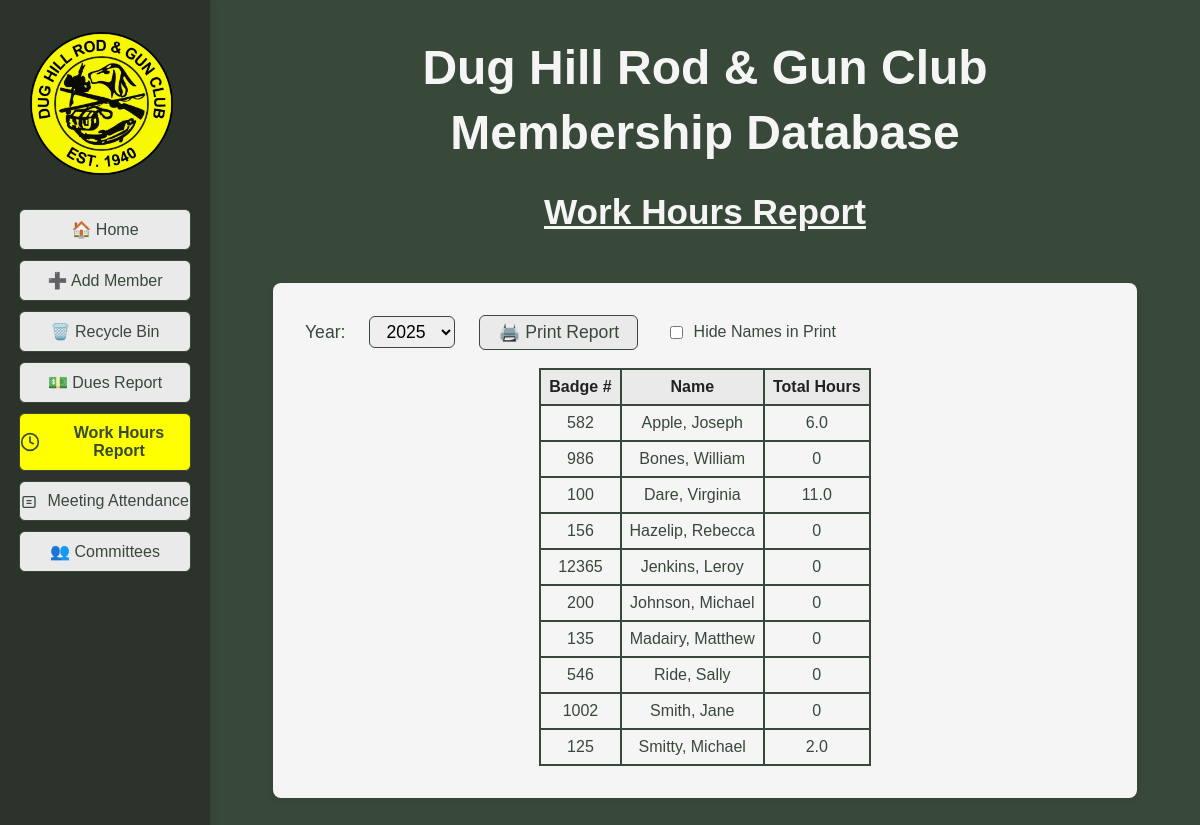
Page /work_hours_report on the earlier database version.
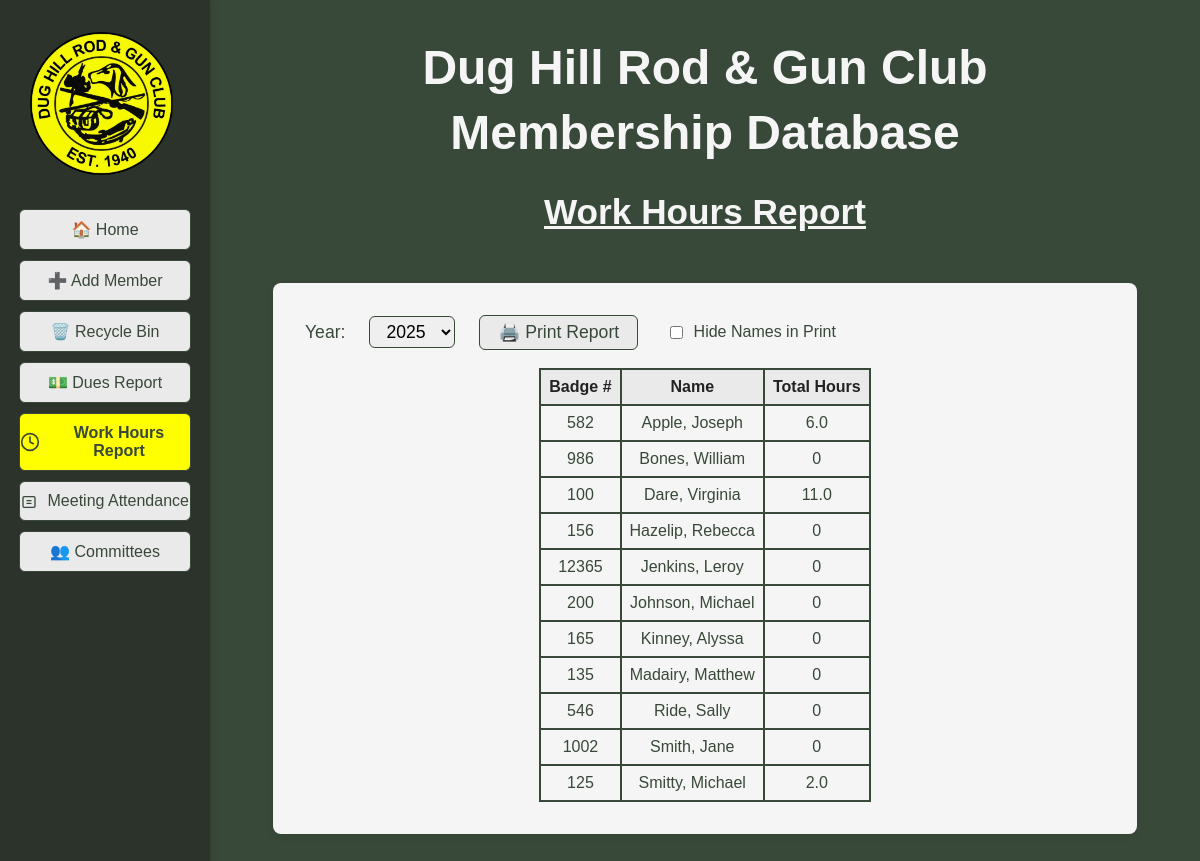
Same page on the later database version.
### tables this page shows
CREATE TABLE members (
                id INTEGER PRIMARY KEY AUTOINCREMENT,
                badge_number TEXT,
                membership_type TEXT,
                first_name TEXT,
                last_name TEXT,
                dob TEXT,
                email TEXT,
                phone TEXT,
                address TEXT,
                city TEXT,
                state TEXT,
                zip TEXT,
                join_date TEXT,
                email2 TEXT,
                sponsor TEXT,
                card_internal TEXT,
                card_external TEXT,
                deleted INTEGER DEFAULT 0
            , phone2 TEXT, waiver INTEGER DEFAULT 0, middle_name TEXT DEFAULT '', nickname TEXT DEFAULT '', suffix TEXT DEFAULT '', deleted_on TEXT);

### DH_DB_Webapp/app.py (the view)
@app.route('/work_hours_report')
def work_hours_report():
	year = request.args.get('year')
	if year:
		start_date = f"{year}-01-01"
		end_date = f"{year}-12-31"
	else:
		now = datetime.datetime.now()
		year = now.year
		start_date = f"{year}-01-01"
		end_date = f"{year}-12-31"
	work_hours = database.get_work_hours_report(start_date=start_date, end_date=end_date)
	years = database.get_dues_years()  # reuse dues years for dropdown
	now = datetime.datetime.now()
	return render_template('work_hours_report.html', work_hours=work_hours, years=years, selected_year=year, now=now, active_page='work_hours_report')

### DH_DB_Webapp/database.py (called while the page is built)
def get_work_hours_report(start_date=None, end_date=None):
    conn = get_connection()
    c = conn.cursor()
    query = """
        SELECT m.badge_number, m.first_name, m.last_name,
               IFNULL(SUM(w.hours), 0) as total_hours, m.id
        FROM members m
        LEFT JOIN work_hours w ON m.id = w.member_id
        WHERE m.deleted = 0
    """
    params = []
    if start_date:
        query += " AND (w.date >= ? OR w.date IS NULL)"
        params.append(start_date)
    if end_date:
        query += " AND (w.date <= ? OR w.date IS NULL)"
        params.append(end_date)
    query += " GROUP BY m.id ORDER BY m.last_name, m.first_name"
    c.execute(query, params)
    rows = c.fetchall()
    conn.close()
    return rows

def get_dues_years():
    conn = get_connection()
    c = conn.cursor()
    c.execute("SELECT DISTINCT strftime('%Y', payment_date) as year FROM dues ORDER BY year DESC")
    years = [row['year'] for row in c.fetchall() if row['year']]
    conn.close()
    return years

def get_connection():
	conn = sqlite3.connect(DB_NAME)
	conn.row_factory = sqlite3.Row
	return conn

### DH_DB_Webapp/templates/work_hours_report.html (shortened to what this page needs)
<!DOCTYPE html>
<html>
<head>
</head>
<body style="background-color:#384839; font-family:Arial, Helvetica, sans-serif;">
    <div style="display:flex; flex-direction:column; align-items:center;">
    <div class="side-menu" style="position:fixed; top:0; left:0; height:100vh; width:210px; background-color:#2c332b; display:flex; flex-direction:column; align-items:center; padding-top:120px; z-index:100; box-shadow:2px 0 8px rgba(0,0,0,0.08);">
            <img src="{{ url_for('static', filename='Main_Logo-removebg-preview.png') }}" alt="Main Logo" style="height:143px; margin-top:-88px; margin-left:-8px; margin-bottom:34px;">
            <a href="{{ url_for('index') }}" class="{{ 'active-menu' if active_page == 'home' else '' }}" style="width:170px; display:inline-block; padding:10px 0; margin-bottom:10px; border-radius:6px; border:1px solid #384839; background-color:#eaeaea; color:#384839; text-decoration:none; font-weight:{{ 'bold' if active_page == 'home' else 'normal' }}; font-size:1em; font-family:Arial, Helvetica, sans-serif; box-shadow:0 1px 2px rgba(0,0,0,0.04); text-align:center;">🏠 Home</a>
            <a href="javascript:void(0);" onclick="openModal('addMemberModal')" style="width:170px; display:inline-block; padding:10px 0; margin-bottom:10px; border-radius:6px; border:1px solid #384839; background-color:#eaeaea; color:#384839; text-decoration:none; font-weight:normal; font-size:1em; font-family:Arial, Helvetica, sans-serif; box-shadow:0 1px 2px rgba(0,0,0,0.04); text-align:center;">➕ Add Member</a>
            <a href="{{ url_for('recycle_bin') }}" class="{{ 'active-menu' if active_page == 'recycle_bin' else '' }}" style="width:170px; display:inline-block; padding:10px 0; margin-bottom:10px; border-radius:6px; border:1px solid #384839; background-color:#eaeaea; color:#384839; text-decoration:none; font-weight:{{ 'bold' if active_page == 'recycle_bin' else 'normal' }}; font-size:1em; font-family:Arial, Helvetica, sans-serif; box-shadow:0 1px 2px rgba(0,0,0,0.04); text-align:center;">🗑️ Recycle Bin</a>
            <a href="{{ url_for('dues_report') }}" class="{{ 'active-menu' if active_page == 'dues_report' else '' }}" style="width:170px; display:inline-block; padding:10px 0; margin-bottom:10px; border-radius:6px; border:1px solid #384839; background-color:#eaeaea; color:#384839; text-decoration:none; font-weight:{{ 'bold' if active_page == 'dues_report' else 'normal' }}; font-size:1em; font-family:Arial, Helvetica, sans-serif; box-shadow:0 1px 2px rgba(0,0,0,0.04); text-align:center;">💵 Dues Report</a>
            <a href="{{ url_for('work_hours_report') }}" class="{{ 'active-menu' if active_page == 'work_hours_report' else '' }}" style="width:170px; display:flex; align-items:center; gap:8px; padding:10px 0; margin-bottom:10px; border-radius:6px; border:1px solid #384839; background-color:#eaeaea; color:#384839; text-decoration:none; font-weight:{{ 'bold' if active_page == 'work_hours_report' else 'normal' }}; font-size:1em; font-family:Arial, Helvetica, sans-serif; box-shadow:0 1px 2px rgba(0,0,0,0.04); text-align:center;"><img src="{{ url_for('static', filename='icon_work_hours.svg') }}" alt="Work Hours" style="height:20px; vertical-align:middle;"> Work Hours Report</a>
            <a href="{{ url_for('meeting_attendance_report') }}" class="{{ 'active-menu' if active_page == 'meeting_attendance_report' else '' }}" style="width:170px; display:inline-block; padding:10px 0; margin-bottom:10px; border-radius:6px; border:1px solid #384839; background-color:#eaeaea; color:#384839; text-decoration:none; font-weight:{{ 'bold' if active_page == 'meeting_attendance_report' else 'normal' }}; font-size:1em; font-family:Arial, Helvetica, sans-serif; box-shadow:0 1px 2px rgba(0,0,0,0.04); text-align:center;">
                <img src="{{ url_for('static', filename='icon_attendance.svg') }}" alt="Attendance" style="height:1em; vertical-align:middle; margin-right:6px;"> Meeting Attendance
            </a>
            <a href="{{ url_for('committees') }}" class="{{ 'active-menu' if active_page == 'committees' else '' }}" style="width:170px; display:inline-block; padding:10px 0; margin-bottom:10px; border-radius:6px; border:1px solid #384839; background-color:#eaeaea; color:#384839; text-decoration:none; font-weight:{{ 'bold' if active_page == 'committees' else 'normal' }}; font-size:1em; font-family:Arial, Helvetica, sans-serif; box-shadow:0 1px 2px rgba(0,0,0,0.04); text-align:center;">👥 Committees</a>
        </div>
            </div>
        <div class="main-content" style="flex:1; margin-left:210px; display:flex; flex-direction:column; align-items:center;">
            <div style="display:flex; flex-direction:row; justify-content:center; margin-bottom:20px; width:100%;">
                <div style="text-align:center; width:100%;">
                    <h1 style="margin-bottom:0.2em; color:#f5f5f5; font-size:3em;">Dug Hill Rod & Gun Club</h1>
                    <h1 style="margin-top:0.2em; color:#f5f5f5; font-size:3em;">Membership Database</h1>
                    <h2 style="font-size:2.2em; margin-bottom:0.2em; margin-top:0; text-align:center; color:#f5f5f5; font-family:Arial, Helvetica, sans-serif; font-weight:bold; text-decoration:underline;">Work Hours Report</h2>
                </div>
            </div>
            <div style="background-color:#f5f5f5; border-radius:8px; padding:32px; min-width:400px; min-height:200px; box-shadow:0 2px 8px rgba(0,0,0,0.08); margin-bottom:40px; margin-top:24px; width:100%; max-width:800px;">
                <form method="get" action="{{ url_for('work_hours_report') }}" style="margin-bottom:18px; display:inline-flex; align-items:center; gap:16px;">
                    <label for="year" style="font-size:1.1em; color:#384839; margin-right:8px;">Year:</label>
                    <select name="year" id="year" onchange="this.form.submit()" style="font-size:1.1em; padding:4px 12px; border-radius:6px; border:1px solid #384839;">
                        {% for y in years %}
                        {% if y != 'All' and y != 'all' %}
                        <option value="{{ y }}" {% if selected_year == y %}selected{% endif %}>{{ y }}</option>
                        {% endif %}
                        {% endfor %}
                    </select>
                    <button type="button" class="print-btn" onclick="printReport()" style="padding:6px 18px; font-size:1.1em; border-radius:6px; border:1px solid #384839; background-color:#eaeaea; color:#384839; cursor:pointer; margin-left:8px;">🖨️ Print Report</button>
                    <label class="hide-names-label" style="font-size:1em; color:#384839; margin-left:12px;">
                        <input type="checkbox" id="hideNamesPrint" style="margin-right:6px; vertical-align:middle;" onclick="toggleHideNames()"> Hide Names in Print
                    </label>
                </form>
                <div style="display: flex; justify-content: center; align-items: center; width: 100%;">
                    <table id="workHoursTable" class="print-table" style="width:auto; max-width:700px; border-collapse:collapse; margin-left:auto; margin-right:auto;">
                        <thead>
                        <tr style="background:#eaeaea; color:#222;">
                            <th id="th0" style="padding:8px; border:2px solid #384839; cursor:pointer; text-align:center;" onclick="sortTable(0)">Badge # </th>
                            <th id="th1" class="name-col" style="padding:8px; border:2px solid #384839; cursor:pointer;" onclick="sortTable(1)">Name </th>
                            <th id="th2" style="padding:8px; border:2px solid #384839; cursor:pointer; text-align:center;" onclick="sortTable(2)">Total Hours </th>
                        </tr>
                        </thead>
                        <tbody id="workHoursBody">
                        {% for wh in work_hours %}
                        <tr data-member-id="{{ wh[4] }}" style="cursor:pointer;" onclick="window.location='{{ url_for('member_details', member_id=wh[4]) }}?tab=work_hours'">
                            <td style="padding:8px; border:2px solid #384839; text-align:center; color:#384839;">{{ wh[0] }}</td>
                            <td class="name-col" style="padding:8px; border:2px solid #384839; color:#384839;">{{ wh[2] }}, {{ wh[1] }}</td>
                            <td style="padding:8px; border:2px solid #384839; text-align:center; color:#384839;">{{ wh[3] }}</td>
                        </tr>
                        {% endfor %}
                        </tbody>
                    </table>
                </div>
            </div>
        </div>
</body>
</html>

### DH_DB_Webapp/templates/work_hours_report.html (style rules this page uses)
.active-menu { background-color: rgb(255,255,0) !important; }
body { background-color: #384839; font-family: Arial, Helvetica, sans-serif; }
.main-content { margin-left:210px; display:flex; flex-direction:column; align-items:center; }
table { width:100%; max-width:700px; margin-left:auto; margin-right:auto; border-collapse:collapse; background:#f5f5f5; }
#workHoursTable { width:auto !important; max-width:900px !important; }
th, td { border:2px solid #384839; padding:8px; text-align:center; }
th { background:#eaeaea; color:#222; cursor:pointer; }
.print-btn { margin-left:8px; padding:6px 18px; font-size:1.1em; border-radius:6px; border:1px solid #384839; background-color:#eaeaea; color:#384839; cursor:pointer; }
.hide-names-label { font-size:1em; color:#384839; margin-left:12px; }

Differences in the rows shown:
added members: badge_number "165", last_name "Kinney", first_name "Alyssa", wh "0"
